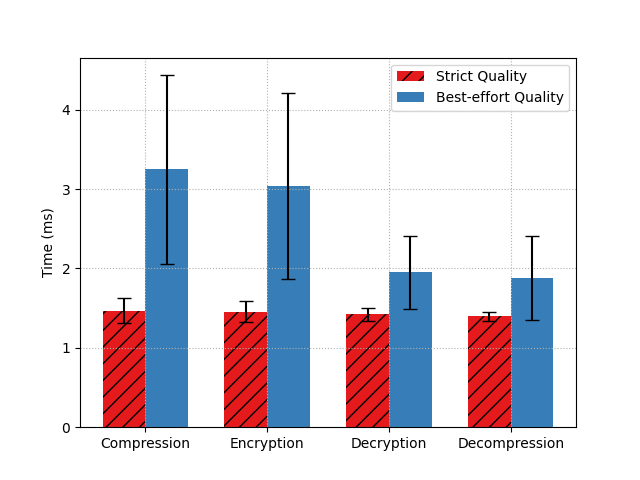

Here is the Python script that generated this plot:
import pandas as pd
import numpy as np
import matplotlib.pyplot as plt
import matplotlib as mpl

import plot_utils

use_pgf = False

mpl.use("pgf")
mpl.rcParams.update(
    {
        "pgf.texsystem": "pdflatex",
        "font.family": "serif",
        "text.usetex": True,
        "pgf.rcfonts": False,
    }
)
use_pgf = True

plt.rcParams["errorbar.capsize"] = 5


plot_utils.set_color_map(plt, "Set1")

invk1_sq = pd.read_csv("bar_invk1_sq.csv")
invk2_sq = pd.read_csv("bar_invk2_sq.csv")

invk1_sq_comp = invk1_sq[invk1_sq["func"] == "comp"]
invk1_sq_encrypt = invk1_sq[invk1_sq["func"] == "encrypt"]
invk2_sq_decrypt = invk2_sq[invk2_sq["func"] == "decrypt"]
invk2_sq_decomp = invk2_sq[invk2_sq["func"] == "decomp"]

diff_sq_comp = invk1_sq_comp["ts_end"] - invk1_sq_comp["ts_start"]
diff_sq_enc = invk1_sq_encrypt["ts_end"] - invk1_sq_encrypt["ts_start"]
diff_sq_dec = invk2_sq_decrypt["ts_end"] - invk2_sq_decrypt["ts_start"]
diff_sq_dcp = invk2_sq_decomp["ts_end"] - invk2_sq_decomp["ts_start"]

diff_sq_comp = diff_sq_comp / 1e6
diff_sq_enc = diff_sq_enc / 1e6
diff_sq_dec = diff_sq_dec / 1e6
diff_sq_dcp = diff_sq_dcp / 1e6

invk1_bq = pd.read_csv("bar_invk1_bq.csv")
invk2_bq = pd.read_csv("bar_invk2_bq.csv")

invk1_bq_comp = invk1_bq[invk1_bq["func"] == "comp"]
invk1_bq_encrypt = invk1_bq[invk1_bq["func"] == "encrypt"]
invk2_bq_decrypt = invk2_bq[invk2_bq["func"] == "decrypt"]
invk2_bq_decomp = invk2_bq[invk2_bq["func"] == "decomp"]

diff_bq_comp = invk1_bq_comp["ts_end"] - invk1_bq_comp["ts_start"]
diff_bq_enc = invk1_bq_encrypt["ts_end"] - invk1_bq_encrypt["ts_start"]
diff_bq_dec = invk2_bq_decrypt["ts_end"] - invk2_bq_decrypt["ts_start"]
diff_bq_dcp = invk2_bq_decomp["ts_end"] - invk2_bq_decomp["ts_start"]

diff_bq_comp = diff_bq_comp / 1e6
diff_bq_enc = diff_bq_enc / 1e6
diff_bq_dec = diff_bq_dec / 1e6
diff_bq_dcp = diff_bq_dcp / 1e6

# save diff_bq_comp to csv
diff_bq_comp.to_csv("diff_bq_comp.csv", index=False)

sq_means = [
    diff_sq_comp.mean(),
    diff_sq_enc.mean(),
    diff_sq_dec.mean(),
    diff_sq_dcp.mean(),
]
bq_means = [
    diff_bq_comp.mean(),
    diff_bq_enc.mean(),
    diff_bq_dec.mean(),
    diff_bq_dcp.mean(),
]

sq_stds = [diff_sq_comp.std(), diff_sq_enc.std(), diff_sq_dec.std(), diff_sq_dcp.std()]
bq_stds = [diff_bq_comp.std(), diff_bq_enc.std(), diff_bq_dec.std(), diff_bq_dcp.std()]

# Plot the data using bar chart
fig, ax = plt.subplots()

ax.grid(linestyle=":", which="both", axis="both")

x = np.arange(4)
width = 0.35

rects1 = ax.bar(x - width / 2, sq_means, width, yerr=sq_stds, label="Strict Quality")
rects2 = ax.bar(
    x + width / 2, bq_means, width, yerr=bq_stds, label="Best-effort Quality"
)

for rect in rects1:
    rect.set_hatch("//")

ax.set_ylabel("Time (ms)")
ax.set_xticks(x)
ax.set_xticklabels(["Compression", "Encryption", "Decryption", "Decompression"])

ax.legend()

if use_pgf:
    plt.savefig("bar.pgf")
else:
    plt.savefig("bar.png")
